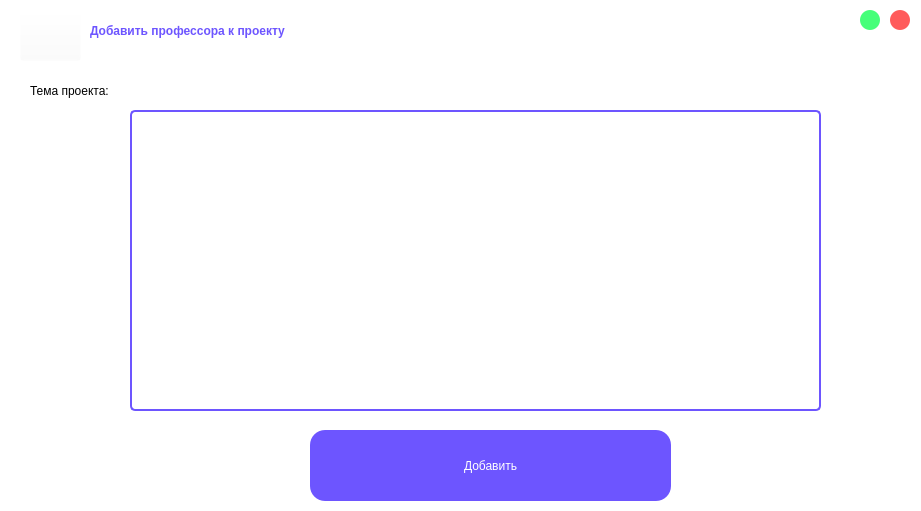
<?xml version="1.0" encoding="UTF-8"?>
<ui version="4.0">
 <class>professor_project</class>
 <widget class="QWidget" name="professor_project">
  <property name="geometry">
   <rect>
    <x>0</x>
    <y>0</y>
    <width>921</width>
    <height>511</height>
   </rect>
  </property>
  <property name="minimumSize">
   <size>
    <width>921</width>
    <height>511</height>
   </size>
  </property>
  <property name="maximumSize">
   <size>
    <width>921</width>
    <height>511</height>
   </size>
  </property>
  <property name="windowTitle">
   <string>Form</string>
  </property>
  <property name="styleSheet">
   <string notr="true">background-color: rgb(255, 255, 255);</string>
  </property>
  <widget class="QPushButton" name="pushButton_2">
   <property name="geometry">
    <rect>
     <x>890</x>
     <y>10</y>
     <width>20</width>
     <height>20</height>
    </rect>
   </property>
   <property name="styleSheet">
    <string notr="true">QPushButton {
	border-radius: 10px;
	background-color: #FF5B5B;
	color: white;
}
QPushButton:pressed {
	background-color: #FFBCBC;
}</string>
   </property>
   <property name="text">
    <string/>
   </property>
  </widget>
  <widget class="QTableView" name="tableView">
   <property name="geometry">
    <rect>
     <x>130</x>
     <y>110</y>
     <width>691</width>
     <height>301</height>
    </rect>
   </property>
   <property name="styleSheet">
    <string notr="true">QTableView {
    border: 1.5px solid #6D55FF;
    border-radius: 5px; /* Уменьшенное закругление краёв */
    gridline-color: #6D55FF; /* Цвет линий таблицы */
    background: white; /* Белый фон для всех элементов таблицы */
    selection-background-color: #6D55FF; /* Цвет фона при выделении */
    selection-color: white; /* Цвет текста при выделении */
}

QTableView::item {
    border: 1.5px solid #6D55FF; /* Фиолетовые линии ячеек */
    border-width: 1px; /* Уменьшенная толщина линий */
}

QTableView::item:selected {
    background-color: #6D55FF; /* Цвет фона выделенной строки */
    color: white; /* Цвет текста выделенной строки */
}

QHeaderView::section {
    background-color: white; /* Белый фон заголовков столбцов */
    color: black; /* Черный текст заголовков столбцов */
    padding: 4px;
    border: 1.5px solid #6D55FF; /* Фиолетовая граница заголовков */
	 border-width: 1px;
}
QScrollBar:horizontal {
    border: none;
    background: #f0f0f0;
    height: 10px; /* Уменьшенная высота */
    margin: 0px 10px 0 10px;
    border-radius: 5px; /* Уменьшенное закругление */
}

QScrollBar::handle:horizontal {
    background: #6D55FF;
    min-width: 10px; /* Уменьшенная минимальная длина */
    border-radius: 5px; /* Уменьшенное закругление */
}

QScrollBar::add-line:horizontal,
QScrollBar::sub-line:horizontal {
    border: none;
    background: none;
    width: 0px;
    height: 0px;
}

QScrollBar:vertical {
    border: none;
    background: #f0f0f0;
    width: 10px; /* Уменьшенная ширина */
    margin: 10px 0 10px 0;
    border-radius: 5px; /* Уменьшенное закругление */
}

QScrollBar::handle:vertical {
    background: #6D55FF;
    min-height: 10px; /* Уменьшенная минимальная длина */
    border-radius: 5px; /* Уменьшенное закругление */
}

QScrollBar::add-line:vertical,
QScrollBar::sub-line:vertical {
    border: none;
    background: none;
    width: 0px;
    height: 0px;
}</string>
   </property>
  </widget>
  <widget class="QLabel" name="label">
   <property name="geometry">
    <rect>
     <x>90</x>
     <y>0</y>
     <width>761</width>
     <height>61</height>
    </rect>
   </property>
   <property name="styleSheet">
    <string notr="true">color: rgb(109, 85, 255);
font: 75 35pt &quot;Karla&quot; bold;
font-weight: 500;</string>
   </property>
   <property name="text">
    <string>Добавить профессора к проекту</string>
   </property>
  </widget>
  <widget class="QPushButton" name="pushButton_4">
   <property name="geometry">
    <rect>
     <x>20</x>
     <y>10</y>
     <width>61</width>
     <height>51</height>
    </rect>
   </property>
   <property name="styleSheet">
    <string notr="true">background-color: rgba(255, 255, 255, 0);</string>
   </property>
   <property name="text">
    <string/>
   </property>
   <property name="icon">
    <iconset resource="greeting.qrc">
     <normaloff>:/new/prefix1/return.png</normaloff>:/new/prefix1/return.png</iconset>
   </property>
   <property name="iconSize">
    <size>
     <width>35</width>
     <height>35</height>
    </size>
   </property>
  </widget>
  <widget class="QPushButton" name="pushButton">
   <property name="geometry">
    <rect>
     <x>310</x>
     <y>430</y>
     <width>361</width>
     <height>71</height>
    </rect>
   </property>
   <property name="autoFillBackground">
    <bool>false</bool>
   </property>
   <property name="styleSheet">
    <string notr="true">QPushButton{
	color: rgb(255, 255, 255);
	background-color: #6D55FF;
	border-radius: 15px; 
	font: 75 25pt &quot;Karla&quot; bold;
	border: 2px;
}
QPushButton:pressed{
	background-color: #A597FF;
}</string>
   </property>
   <property name="text">
    <string>Добавить</string>
   </property>
   <property name="default">
    <bool>false</bool>
   </property>
   <property name="flat">
    <bool>false</bool>
   </property>
  </widget>
  <widget class="QLabel" name="label_2">
   <property name="geometry">
    <rect>
     <x>30</x>
     <y>80</y>
     <width>871</width>
     <height>21</height>
    </rect>
   </property>
   <property name="styleSheet">
    <string notr="true">color: rgb(0, 0, 0);
font: 75 13pt &quot;Karla&quot;;</string>
   </property>
   <property name="text">
    <string>Тема проекта:</string>
   </property>
  </widget>
  <widget class="QPushButton" name="pushButton_3">
   <property name="geometry">
    <rect>
     <x>860</x>
     <y>10</y>
     <width>20</width>
     <height>20</height>
    </rect>
   </property>
   <property name="styleSheet">
    <string notr="true">QPushButton {
	border-radius: 10px;
	background-color: #45FF79;
	color: white;
}
QPushButton:pressed {
	background-color: #B2FFC8;
}</string>
   </property>
   <property name="text">
    <string/>
   </property>
  </widget>
 </widget>
 <resources>
  <include location="greeting.qrc"/>
 </resources>
 <connections/>
</ui>
